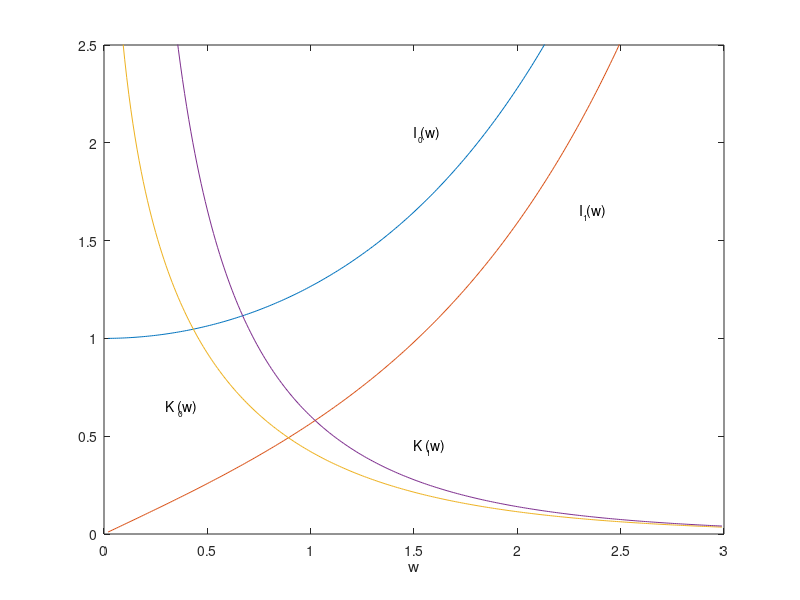

Here is the MATLAB script that generated this plot:
x=(0.02:1/100:2.99);
y=besseli(0,x);
y2=besseli(1,x);
y3=besselk(0,x);
y4=besselk(1,x);

 plot(x,y,x,y2,x,y3,x,y4)
axis([0 3 0 2.5])
xlabel('w')

text(1.5,2.05,'I (w)')
text (1.52,2.02,'0','fontsize',6)

text(2.3,1.65,'I (w)')
text (2.32,1.62,'1','fontsize',6)

text(.3,.65,'K (w)')
text (.36,.62,'0','fontsize',6)

text(1.5,.45,'K (w)')
text (1.56,.42,'1','fontsize',6)
